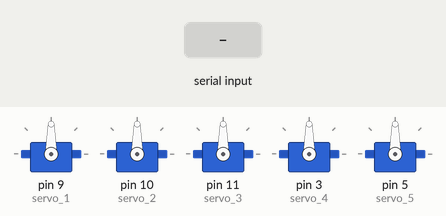
A sketch run on a simulated Arduino Uno, built with avr-gcc and run on an emulated ATmega328P. Parts: 5 × servo. Inputs (shaded band) come from the test bench.

Above: at 1.2 s.
1.3 s: "90,45\n" received over Serial
At 2.2 s:
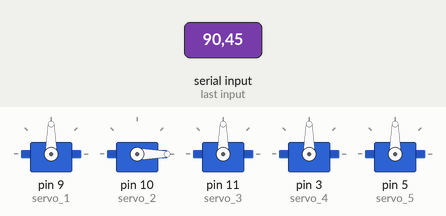
At 4.6 s:
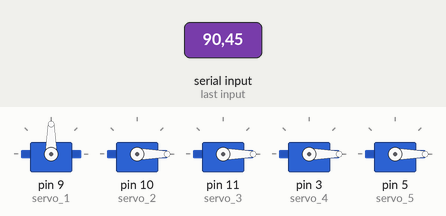
Timing chart, 0 to 6.1 s (numbered marks = the images above; inputs shaded):
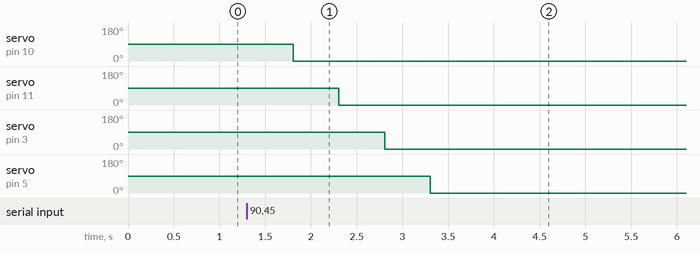

Measured:
- after the input at 1.3 s, servo on pin 10 (servo_2): 90° → 0° after 0.51 s; servo on pin 11 (servo_3): 90° → 0° after 1.0 s; servo on pin 3 (servo_4): 90° → 0° after 1.5 s; servo on pin 5 (servo_5): 90° → 0° after 2.0 s

The sketch:

arduino_servo_de_python.ino
```cpp
#include <Servo.h>
Servo servo_1;
Servo servo_2;
Servo servo_3;
Servo servo_4;
Servo servo_5;
String inByte;
int pos;

void setup() {

  servo_1.attach(9); //meNique
  servo_2.attach(10); //anular
  servo_3.attach(11); //medio
  servo_4.attach(3); //indice
  servo_5.attach(5); //pulgar

  Serial.begin(9600);
}

void loop()
{
  if(Serial.available())  // if data available in serial port
    {
    inByte = Serial.readStringUntil('\n'); // read data until newline
    pos = inByte.toInt();   // change datatype from string to integer

    if(pos>=1000 && pos <2000)
    servo_1.write(pos-1000);

    else if (pos>=2000 && pos <3000)
    servo_2.write(pos-2000);

    else if (pos>=3000 && pos <4000)
    servo_3.write(pos-2000);

    else if (pos>=4000 && pos <5000)
    servo_4.write(pos-4000);

    else if (pos>=5000 && pos <6000)
    servo_5.write(pos-5000);

    else if(pos>=6000 && pos <7000)


      servo_1.write(pos-6000+70);

      delay(500);


      servo_2.write(pos-6000+70);
    delay(500);


      servo_3.write(pos-6000+30);
    delay(500);


      servo_4.write(pos-6000+25);
    delay(500);


      servo_5.write(pos-6000+30);
    delay(500);


    //myservo.write(pos);     // move servo
    //Serial.print("Servo in position: ");
    //Serial.println(inByte);
    }
}
```
